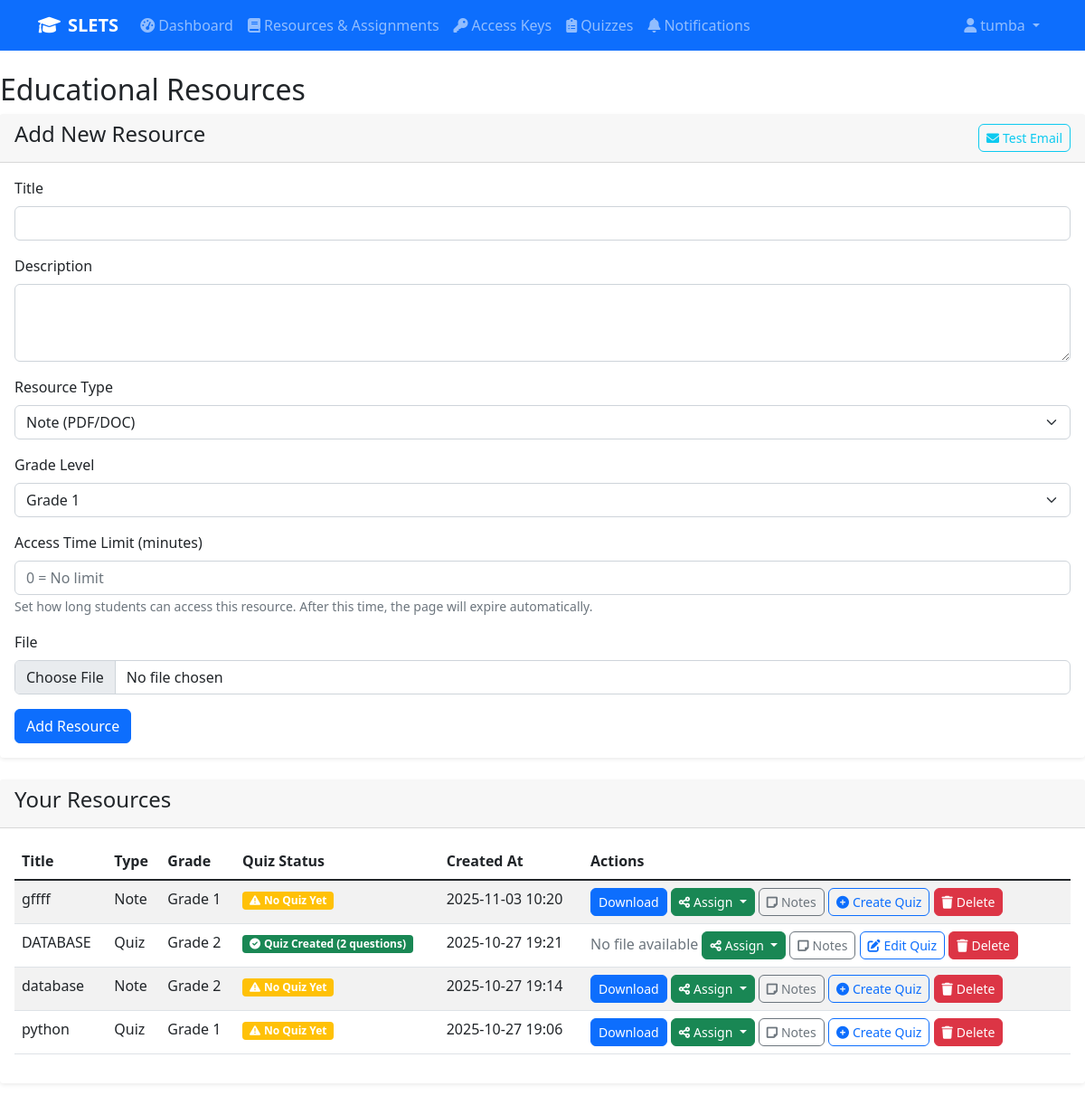
The page /teacher/resources (signed in) on the database its author committed.
### app.py (models this page shows, shortened)
class User(UserMixin, db.Model):
    id = db.Column(db.Integer, primary_key=True)
    username = db.Column(db.String(80), unique=True, nullable=False)
    password_hash = db.Column(db.String(255), nullable=False)
    role = db.Column(db.String(20), nullable=False)  # 'admin', 'teacher' or 'student'
    email = db.Column(db.String(255), nullable=False)

class Resource(db.Model):
    id = db.Column(db.Integer, primary_key=True)
    title = db.Column(db.String(200), nullable=False)
    description = db.Column(db.Text)
    resource_type = db.Column(db.String(20), nullable=False)  # 'note', 'video', 'link'
    file_path = db.Column(db.String(255))
    url = db.Column(db.String(500))
    created_by = db.Column(db.Integer, db.ForeignKey('user.id'), nullable=False)
    created_at = db.Column(db.DateTime, default=datetime.now)
    grade = db.Column(db.String(10), nullable=False)
    is_deleted = db.Column(db.Boolean, default=False)  # Soft delete flag
    deleted_at = db.Column(db.DateTime)  # When it was deleted
    deleted_by = db.Column(db.Integer, db.ForeignKey('user.id'))  # Who deleted it
    access_time_limit = db.Column(db.Integer, default=0, nullable=True)  # Time limit in minutes (0 = no limit)

### app.py (the view, shortened to what this page needs)
@app.route('/teacher/resources', methods=['GET', 'POST'])
@login_required
@teacher_required
def teacher_resources():
    resources = Resource.query.filter_by(created_by=current_user.id, is_deleted=False).order_by(Resource.created_at.desc()).all()
    quiz_counts = {}
    access_keys = {}
    for resource in resources:
        quiz_counts[resource.id] = db.session.query(Question).filter_by(resource_id=resource.id).count()
        access_keys[resource.id] = db.session.query(ResourceAssignment).filter_by(resource_id=resource.id).count()
    return render_template('teacher_resources.html', resources=resources, quiz_counts=quiz_counts, access_keys=access_keys)

### app.py (called while the page is built)
@app.context_processor
def inject_notification_counts():
    student_unread = 0
    teacher_unread = 0
    try:
        if current_user.is_authenticated:
            if getattr(current_user, 'role', None) == 'student':
                student = Student.query.filter_by(user_id=current_user.id).first()
                if student:
                    student_unread = db.session.query(StudentNotification).filter_by(student_id=student.id, is_read=False).count()
            elif getattr(current_user, 'role', None) == 'teacher':
                try:
                    teacher_unread = db.session.query(TeacherNotification).filter_by(teacher_id=current_user.id, is_read=False).count()
                except Exception:
                    teacher_unread = 0
    except Exception:
        pass
    return dict(student_unread_notifications=student_unread, teacher_unread_notifications=teacher_unread)

@login_manager.user_loader
def load_user(user_id):
    return User.query.get(int(user_id))

def teacher_required(f):
    @wraps(f)
    @login_required
    def decorated_function(*args, **kwargs):
        if current_user.role != 'teacher':
            abort(403)
        return f(*args, **kwargs)
    return decorated_function

### templates/teacher_resources.html (shortened to what this page needs)
{% extends "base.html" %}
{% block content %}
<div class="row">
    <div class="col-md-12">
        <h2>Educational Resources</h2>
        <div class="card mb-4">
            <div class="card-header d-flex justify-content-between align-items-center">
                <h4>Add New Resource</h4>
                <a href="{{ url_for('test_email') }}" class="btn btn-outline-info btn-sm">
                    <i class="fas fa-envelope me-1"></i>Test Email
                </a>
            </div>
            <div class="card-body">
                <form method="POST" enctype="multipart/form-data">
                    <div class="mb-3">
                        <label for="title" class="form-label">Title</label>
                        <input type="text" class="form-control" id="title" name="title" required>
                    </div>
                    <div class="mb-3">
                        <label for="description" class="form-label">Description</label>
                        <textarea class="form-control" id="description" name="description" rows="3"></textarea>
                    </div>
                    <div class="mb-3">
                        <label for="resource_type" class="form-label">Resource Type</label>
                        <select class="form-select" id="resource_type" name="resource_type" required onchange="toggleResourceFields()">
                            <option value="note">Note (PDF/DOC)</option>
                        </select>
                    </div>
                    <div class="mb-3">
                        <label for="grade" class="form-label">Grade Level</label>
                        <select class="form-select" id="grade" name="grade" required>
                            <option value="1">Grade 1</option>
                        </select>
                    </div>
                    <div class="mb-3">
                        <label for="access_time_limit" class="form-label">Access Time Limit (minutes)</label>
                        <input type="number" class="form-control" id="access_time_limit" name="access_time_limit" min="0" max="480" placeholder="0 = No limit">
                        <small class="form-text text-muted">Set how long students can access this resource. After this time, the page will expire automatically.</small>
                    </div>
                    <div id="fileField" class="mb-3">
                        <label for="file" class="form-label">File</label>
                        <input type="file" class="form-control" id="file" name="file">
                    </div>
                    <button type="submit" class="btn btn-primary">Add Resource</button>
                </form>
            </div>
        </div>
        <div class="card">
            <div class="card-header">
                <h4>Your Resources</h4>
            </div>
            <div class="card-body">
                <div class="table-responsive">
                    <table class="table table-striped">
                        <thead>
                            <tr>
                                <th>Title</th>
                                <th>Type</th>
                                <th>Grade</th>
                                <th>Quiz Status</th>
                                <th>Created At</th>
                                <th>Actions</th>
                            </tr>
                        </thead>
                        <tbody>
                            {% for resource in resources %}
                            <tr>
                                <td>{{ resource.title }}</td>
                                <td>{{ resource.resource_type.title() }}</td>
                                <td>Grade {{ resource.grade }}</td>
                                <td>
                                    {% if quiz_counts[resource.id] > 0 %}
                                        <span class="badge bg-success">
                                            <i class="fas fa-check-circle me-1"></i>Quiz Created ({{ quiz_counts[resource.id] }} questions)
                                        </span>
                                    {% else %}
                                        <span class="badge bg-warning">
                                            <i class="fas fa-exclamation-triangle me-1"></i>No Quiz Yet
                                        </span>
                                    {% endif %}
                                </td>
                                <td>{{ resource.created_at.strftime('%Y-%m-%d %H:%M') }}</td>
                                <td>
                                    {% if resource.resource_type == 'link' %}
                                        <a href="{{ resource.url }}" target="_blank" class="btn btn-primary btn-sm">Open Link</a>
                                    {% elif resource.file_path %}
                                        <a href="{{ url_for('static', filename=resource.file_path) }}" target="_blank" class="btn btn-primary btn-sm" download>Download</a>
                                    {% else %}
                                        <span class="text-muted">No file available</span>
                                    {% endif %}
                                    <div class="btn-group" role="group">
                                        <button type="button" class="btn btn-success btn-sm dropdown-toggle" data-bs-toggle="dropdown" aria-expanded="false">
                                            <i class="fas fa-share-alt me-1"></i>Assign
                                        </button>
                                    </div>
                                    <a class="btn btn-outline-secondary btn-sm" href="{{ url_for('view_student_notes', resource_id=resource.id) }}">
                                        <i class="fas fa-sticky-note me-1"></i>Notes
                                    </a>
                                    <a class="btn btn-outline-primary btn-sm" href="{{ url_for('create_quiz', resource_id=resource.id) }}">
                                        {% if quiz_counts[resource.id] > 0 %}
                                            <i class="fas fa-edit me-1"></i>Edit Quiz
                                        {% else %}
                                            <i class="fas fa-plus-circle me-1"></i>Create Quiz
                                        {% endif %}
                                    </a>
                                    <form method="POST" action="{{ url_for('delete_resource', resource_id=resource.id) }}" style="display:inline;">
                                        <button type="submit" class="btn btn-danger btn-sm" onclick="return confirm('Are you sure you want to delete this resource?')">
                                            <i class="fas fa-trash me-1"></i>Delete
                                        </button>
                                    </form>
                                </td>
                            </tr>
                            {% endfor %}
                        </tbody>
                    </table>
                </div>
            </div>
        </div>
    </div>
</div>
{% endblock %}

### templates/base.html (shortened to what this page needs)
<!DOCTYPE html>
<html lang="en">
<head>
    <link href="https://cdn.jsdelivr.net/npm/bootstrap@5.1.3/dist/css/bootstrap.min.css" rel="stylesheet">
    <link rel="stylesheet" href="https://cdnjs.cloudflare.com/ajax/libs/font-awesome/6.0.0/css/all.min.css">
</head>
<body>
    {% if current_user.is_authenticated %}
    <nav class="navbar navbar-expand-lg navbar-dark bg-primary">
        <div class="container">
            <a class="navbar-brand" href="{{ url_for('index') }}">
                <i class="fas fa-graduation-cap me-2"></i>SLETS
            </a>
            <div class="collapse navbar-collapse" id="navbarNav">
                <ul class="navbar-nav me-auto">
                    {% if current_user.role == 'admin' %}
                        <li class="nav-item">
                            <a class="nav-link" href="{{ url_for('admin_dashboard') }}">
                                <i class="fas fa-user-shield me-1"></i>Admin
                            </a>
                        </li>
                    {% elif current_user.role == 'teacher' %}
                        <li class="nav-item">
                            <a class="nav-link" href="{{ url_for('teacher_dashboard') }}">
                                <i class="fas fa-tachometer-alt me-1"></i>Dashboard
                            </a>
                        </li>
                        <li class="nav-item">
                            <a class="nav-link" href="{{ url_for('teacher_resources') }}">
                                <i class="fas fa-book me-1"></i>Resources & Assignments
                            </a>
                        </li>
                        <li class="nav-item">
                            <a class="nav-link" href="{{ url_for('manage_access_keys') }}">
                                <i class="fas fa-key me-1"></i>Access Keys
                            </a>
                        </li>
                        <li class="nav-item">
                            <a class="nav-link" href="{{ url_for('teacher_quizzes') }}">
                                <i class="fas fa-clipboard-list me-1"></i>Quizzes
                            </a>
                        </li>
                        <li class="nav-item">
                            <a class="nav-link position-relative" href="#" data-bs-toggle="modal" data-bs-target="#notificationModal">
                                <i class="fas fa-bell me-1"></i>Notifications
                            </a>
                        </li>
                    {% endif %}
                </ul>
                <ul class="navbar-nav">
                    <li class="nav-item dropdown">
                        <a class="nav-link dropdown-toggle" href="#" id="navbarDropdown" role="button" data-bs-toggle="dropdown">
                            <i class="fas fa-user me-1"></i>{{ current_user.username }}
                        </a>
                    </li>
                </ul>
            </div>
        </div>
    </nav>
    {% endif %}
    <main class="py-4">
        {% block content %}{% endblock %}
    </main>
</body>
</html>

### templates/base.html (style rules this page uses)
.navbar-brand { font-weight: bold; }
.card { border: none; box-shadow: 0 0.125rem 0.25rem rgba(0, 0, 0, 0.075); }
.card-header { border-bottom: 1px solid rgba(0, 0, 0, 0.125); }
.btn { border-radius: 0.375rem; }
.form-control, .form-select { border-radius: 0.375rem; }

### rows shown on the page
User: username "tumba"
Resource: title "gffff", resource_type "Note", grade "1", shows "No Quiz Yet", created_at "2025-11-03 10:20", shows "Create Quiz"
Resource: title "DATABASE", resource_type "Quiz", grade "2", created_at "2025-10-27 19:21", shows "No file available", shows "Edit Quiz"
Resource: title "database", resource_type "Note", grade "2", shows "No Quiz Yet", created_at "2025-10-27 19:14", shows "Create Quiz"
Resource: title "python", resource_type "Quiz", grade "1", shows "No Quiz Yet", created_at "2025-10-27 19:06", shows "Create Quiz"
